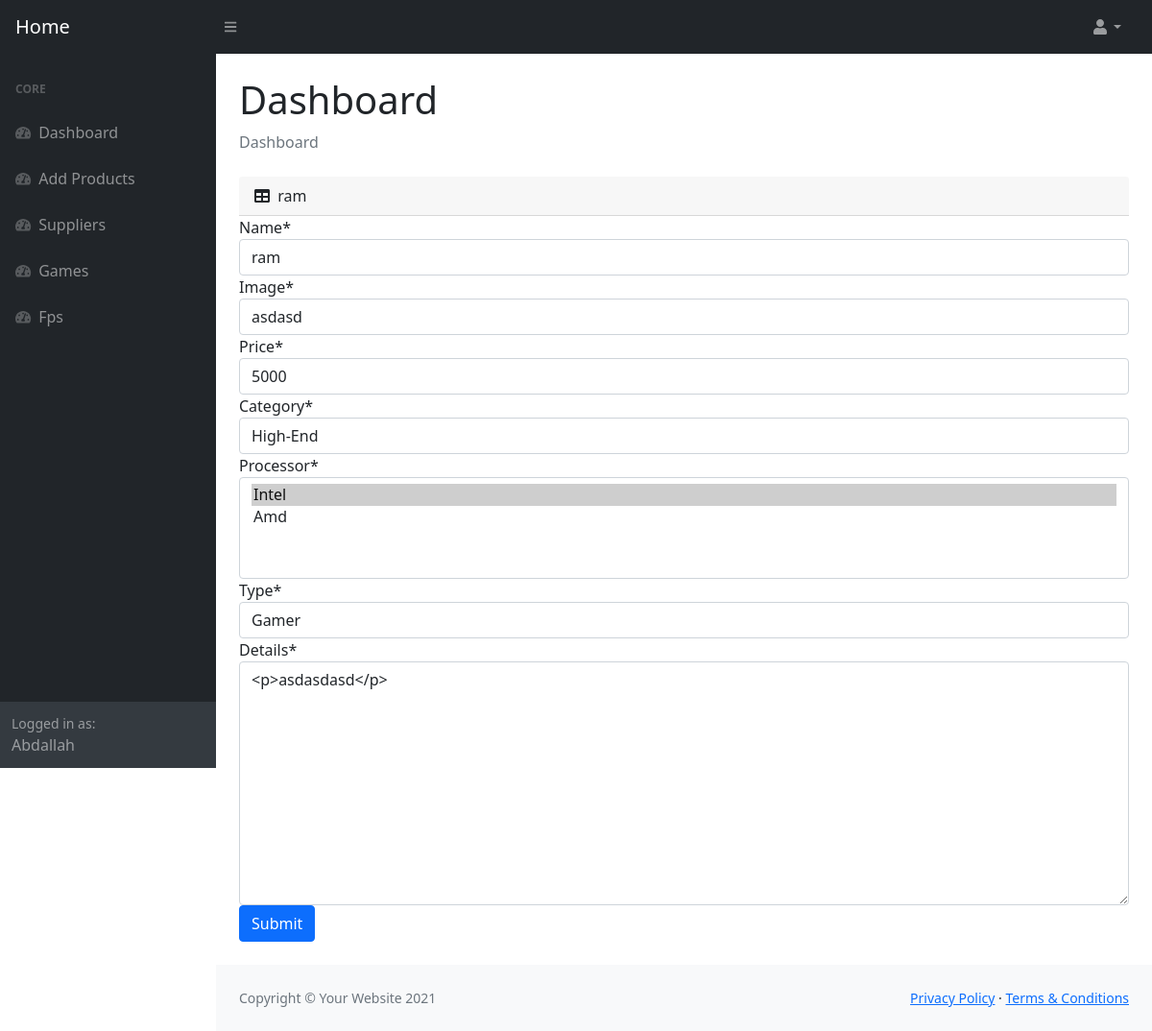
Screenshot of /dashboard/edit/ram/ (signed in) with the database file from the repository.
### Tech_Parts/models.py (models this page shows, shortened)
class Product(models.Model):
    name=models.CharField(max_length=100)
    image=models.CharField(max_length=3000)
    price=models.PositiveIntegerField(default=0)
    category=models.ForeignKey(Category,default=1,null=True,on_delete=models.SET_NULL)
    processor=models.ManyToManyField(Processor)
    type=models.ForeignKey(Type,default=6,null=True,on_delete=models.SET_NULL)
    details=HTMLField()
    code=models.CharField(max_length=100,blank=True)
    slug=models.SlugField(blank=True,max_length=100,unique=True)

class Category(models.Model):
    name=models.CharField(max_length=50)
    def __str__(self):
        return self.name

class Processor(models.Model):
    name=models.CharField(max_length=50)
    image=models.CharField(max_length=3000)
    def __str__(self):
        return self.name

class Type(models.Model):
    name=models.CharField(max_length=50)
    li=models.CharField(max_length=100)
    def __str__(self):
        return self.name

### Tech_Parts/views.py (the view)
# urls.py: path("dashboard/edit/<str:slug>/",views.edit,name="edit"),
def edit(request,slug):
    if not request.user.is_superuser:
        messages.error(request,"you dont have permission to add products")
        return redirect(reverse("home:home"))
    product=get_object_or_404(Product,slug=slug)
    form =DashboardForm(request.POST or None ,request.FILES or None,instance=product)
    if form.is_valid():
        form.save()
        messages.success(request,"Product updated successfully")
        return redirect(reverse("home:dashboard"))
    context={"form":form,"product":product}
    return render(request,"dashboard/edit.html",context)

### Tech_Parts/forms.py
class DashboardForm(forms.ModelForm):
    class Meta:
        model=Product
        exclude=["code","slug"]

### templates/dashboard/edit.html (shortened to what this page needs)
{% load static %}
{% load crispy_forms_tags %}
<!DOCTYPE html>
<html lang="en">
    <head>
        <link href="https://cdn.jsdelivr.net/npm/simple-datatables@latest/dist/style.css" rel="stylesheet" />
        <link href="{% static 'dashboard/css/styles.css'  %}" rel="stylesheet" />
    </head>
    <body class="sb-nav-fixed">
        <nav class="sb-topnav navbar navbar-expand navbar-dark bg-dark">
            <a class="navbar-brand ps-3" href="{% url 'home:home' %}">Home</a>
            <button class="btn btn-link btn-sm order-1 order-lg-0 me-4 me-lg-0" id="sidebarToggle" href="#!"><i class="fas fa-bars"></i></button>
            <ul class="navbar-nav ms-auto ms-md-0 me-3 me-lg-4">
                <li class="nav-item dropdown">
                    <a class="nav-link dropdown-toggle" id="navbarDropdown" href="#" role="button" data-bs-toggle="dropdown" aria-expanded="false"><i class="fas fa-user fa-fw"></i></a>
                </li>
            </ul>
        </nav>
        <div id="layoutSidenav">
            <div id="layoutSidenav_nav">
                <nav class="sb-sidenav accordion sb-sidenav-dark" id="sidenavAccordion">
                    <div class="sb-sidenav-menu">
                        <div class="nav">
                            <div class="sb-sidenav-menu-heading">Core</div>
                            <a class="nav-link" href="{% url 'home:dashboard' %}">
                                <div class="sb-nav-link-icon"><i class="fas fa-tachometer-alt"></i></div>
                                Dashboard
                            </a>
                            <a class="nav-link" href="{% url 'home:add' %}">
                                <div class="sb-nav-link-icon"><i class="fas fa-tachometer-alt"></i></div>
                               Add Products
                            </a>
                            <a class="nav-link" href="{% url 'home:suppliers' %}">
                                <div class="sb-nav-link-icon"><i class="fas fa-tachometer-alt"></i></div>
                                Suppliers
                            </a>
                            <a class="nav-link" href="{% url 'home:gammes' %}">
                                <div class="sb-nav-link-icon"><i class="fas fa-tachometer-alt"></i></div>
                               Games
                            </a>
                              <a class="nav-link" href="{% url 'home:fps' %}">
                                <div class="sb-nav-link-icon"><i class="fas fa-tachometer-alt"></i></div>
                               Fps
                            </a>
                        </div>
                    </div>
                    <div class="sb-sidenav-footer">
                        <div class="small">Logged in as:</div>
                       {{request.user|title}}
                    </div>
                </nav>
            </div>
            <div id="layoutSidenav_content">
                <main>
                    <div class="container-fluid px-4">
                        <h1 class="mt-4">Dashboard</h1>
                        <ol class="breadcrumb mb-4">
                            <li class="breadcrumb-item active">Dashboard</li>
                        </ol>
                        <div class="col mb-4">
                            <div class="card-header">
                                <i class="fas fa-table me-1"></i>
                               {{product.name}}
                            </div>
                            <form method="POST" enctype="multipart/form-data">
                            {{form|crispy}}
                            <button class="btn btn-primary">Submit</button>
                            </form>
                        </div>
                    </div>
                </main>
                <footer class="py-4 bg-light mt-auto">
                    <div class="container-fluid px-4">
                        <div class="d-flex align-items-center justify-content-between small">
                            <div class="text-muted">Copyright &copy; Your Website 2021</div>
                            <div>
                                <a href="#">Privacy Policy</a>
                                &middot;
                                <a href="#">Terms &amp; Conditions</a>
                            </div>
                        </div>
                    </div>
                </footer>
            </div>
        </div>
    </body>
</html>

### rows the page displays
Product: name "ram", image "asdasd", price "5000", category "High-End", type "Gamer", details "<p>asdasdasd</p>"

### other values shown
{{ request.user|title }} "Abdallah"
